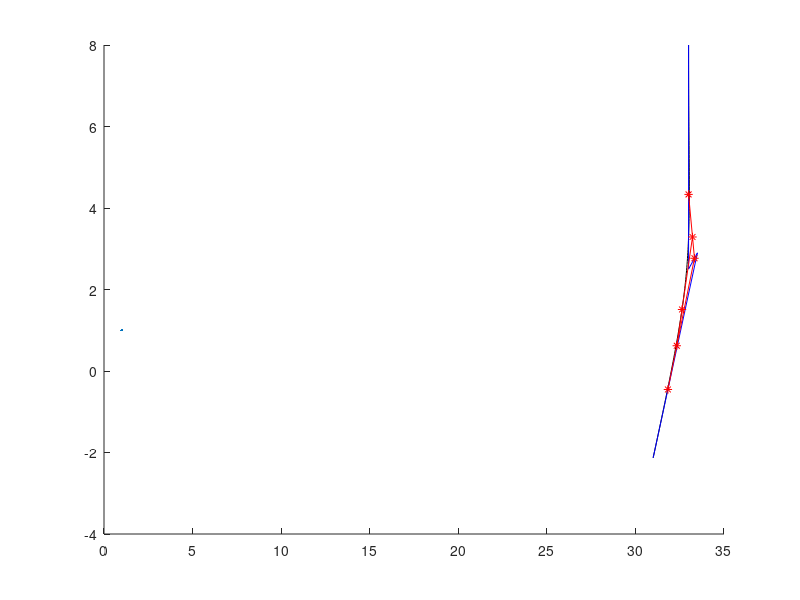

The MATLAB source for this figure:
t=0:.01:1;
b0=[31;-2.13];
b1=[33.5;2.9];
b2=[33;2.5];
b3=[33;8];
b=[b0 b1 b2 b3];
B0=(1-t).^3;
B1=3*(1-t).^2.*t;
B2=3*(1-t).*(t.^2);
B3=t.^3;
B=[B0;B1;B2;B3];
f=b*B;
hold on
plot(f(1,:),f(2,:),'k',LineWidth=1)
j=1/3;
b01=b0*(1-j)+b1*j;
b11=b1*(1-j)+b2*j;
b21=b2*(1-j)+b3*j;
b02=b01*(1-j)+b11*j;
b12=b11*(1-j)+b21*j;
b03=b02*(1-j)+b12*j;
bn1=[b01 b11 b21];
bn2=[b02 b12];
bn3=b03;
plot(b(1,:),b(2,:),'b-')
plot(bn1(1,:),bn1(2,:),'r*-')
plot(bn2(1,:),bn2(2,:),'r*-')
plot(bn3(1,:),bn3(2,:),'*r-')
hold off